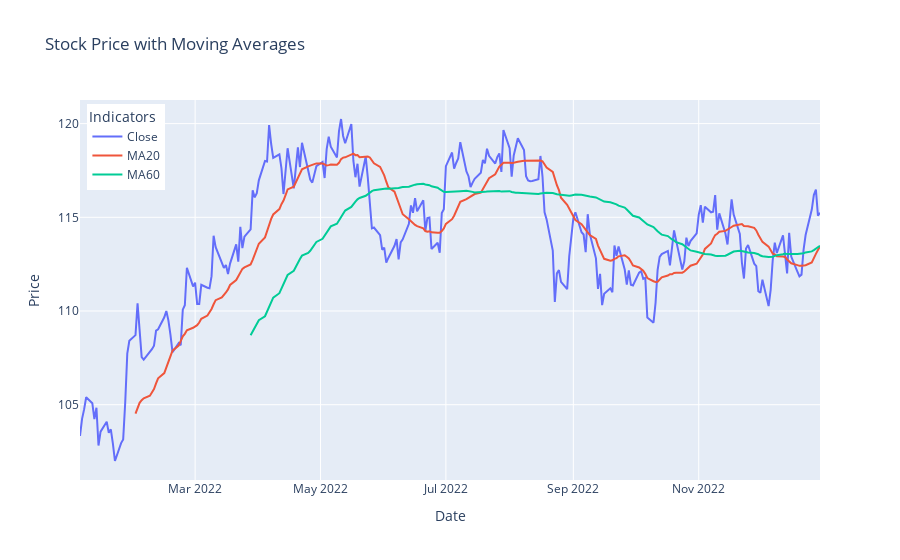

This figure's notebook cell:
### Markdown cell above
### **분석 과제 2: 이동 평균선 계산 및 시각화**
💡 HINT : 이동 평균선을 계산하려면 `rolling()` 메서드를 사용하여 이동 평균을 계산하고, `mean()`을 적용하세요. 시각화는 `plotly.express.line()`을 사용합니다.

### Code cell
# 20일, 60일 이동 평균 계산 (롤링)
ma20 = stock_df['Close'].rolling(window=20).mean()
ma60 = stock_df['Close'].rolling(window=60).mean()

# DataFrame으로 변환하여 시각화하기 위한 전처리
df_ma = pd.DataFrame({
    'Date': stock_df.index,
    'Close': stock_df['Close'],
    'MA20': ma20,
    'MA60': ma60
})

# 시각화 
fig = px.line(df_ma, 
              x='Date',
              y=['Close', 'MA20', 'MA60'],
              title='Stock Price with Moving Averages')

# x축, y축 레이블 설정
fig.update_xaxes(title='Date')
fig.update_yaxes(title='Price')

# 범례 이름 변경
fig.update_layout(
    legend_title='Indicators',
    legend=dict(
        yanchor="top",
        y=0.99,
        xanchor="left",
        x=0.01
    )
)

# 그래프 표시
fig.show()

### Figure 1 — Plotly figure (JSON) as saved in the notebook; plotly's stock layout.template omitted (floating-point values rounded to 4 significant figures; data arrays with more than 128 entries replaced by an {"elided": "..."} marker saying what was removed)
{"data": [{"hovertemplate": "variable=Close<br>Date=%{x}<br>value=%{y}<extra></extra>", "legendgroup": "Close", "line": {"color": "#636efa", "dash": "solid"}, "marker": {"symbol": "circle"}, "mode": "lines", "name": "Close", "orientation": "v", "showlegend": true, "type": "scatter", "x": {"elided": "259 str values"}, "xaxis": "x", "y": {"elided": "259 float values"}, "yaxis": "y"}, {"hovertemplate": "variable=MA20<br>Date=%{x}<br>value=%{y}<extra></extra>", "legendgroup": "MA20", "line": {"color": "#EF553B", "dash": "solid"}, "marker": {"symbol": "circle"}, "mode": "lines", "name": "MA20", "orientation": "v", "showlegend": true, "type": "scatter", "x": {"elided": "259 str values"}, "xaxis": "x", "y": {"elided": "259 float values"}, "yaxis": "y"}, {"hovertemplate": "variable=MA60<br>Date=%{x}<br>value=%{y}<extra></extra>", "legendgroup": "MA60", "line": {"color": "#00cc96", "dash": "solid"}, "marker": {"symbol": "circle"}, "mode": "lines", "name": "MA60", "orientation": "v", "showlegend": true, "type": "scatter", "x": {"elided": "259 str values"}, "xaxis": "x", "y": {"elided": "259 float values"}, "yaxis": "y"}], "layout": {"legend": {"title": {"text": "Indicators"}, "tracegroupgap": 0, "x": 0.01, "xanchor": "left", "y": 0.99, "yanchor": "top"}, "title": {"text": "Stock Price with Moving Averages"}, "xaxis": {"anchor": "y", "domain": [0, 1], "title": {"text": "Date"}}, "yaxis": {"anchor": "x", "domain": [0, 1], "title": {"text": "Price"}}}}
